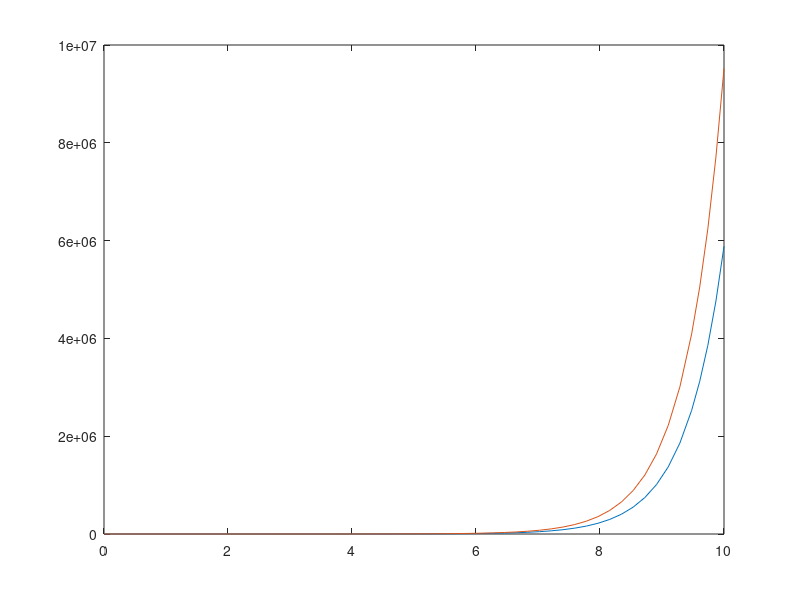

Reproduce this figure in MATLAB.
function Lab01
x0 = [0 1]
tspan = [0 10] %mamy jedno 0 ale 1 warunek ????
[tsol,xsol]=ode45(@ode1,tspan,x0)
plot(tsol,xsol)
end

function dxdt=ode1(t,x) %p oraz x
dxdt=zeros(2,1)
dxdt(1)=x(2)+t
dxdt(2)=x(1)+x(2)
%dxdt=5
end
